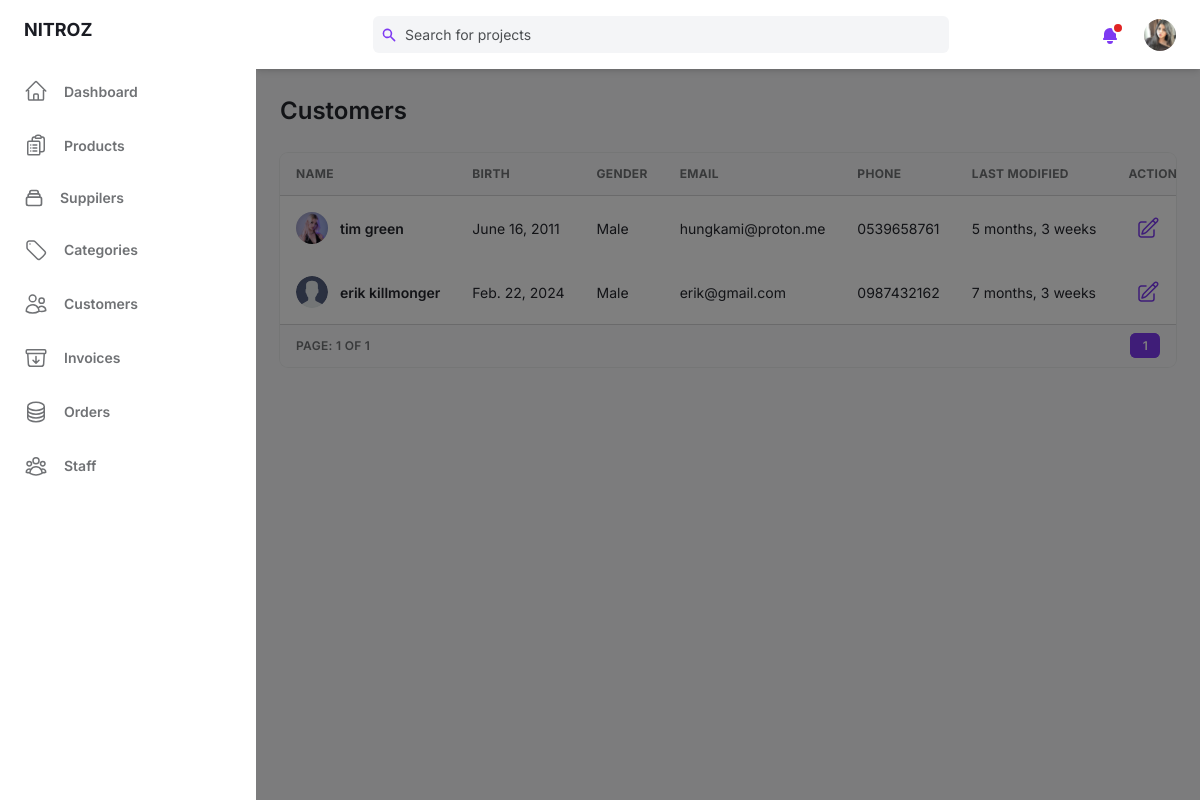
/super/customer/ (signed in), run on the app's committed database.
### base/models.py (models this page shows)
class User(AbstractUser):
    birth = models.DateField(blank=True,null=True)
    gender = models.BooleanField(default=False)
    email = models.EmailField(unique=True)
    phone = models.CharField(max_length=10,blank=True,null=True)
    avatar = models.ImageField(null=True,blank=True,upload_to='users/',default= 'users/avatar.svg')
    old_cart = models.CharField(max_length=200, blank=True, null=True)
    updated = models.DateTimeField(auto_now=True)
    created = models.DateTimeField(auto_now_add=True)
    USERNAME_FIELD = 'email'
    REQUIRED_FIELDS = []
    @property
    def ImageURL(self):
        try:
            url = self.avatar.url
        except:
            url = ''
        return url
    objects = CustomUserManager()

### base/views.py (the view)
    def wrapper(request, *args, **kwargs):
        if not request.user.is_authenticated or not request.user.is_staff:
            messages.error(request,"You are not allow to do that action!")
            return redirect('admin_login')
        return view_func(request, *args, **kwargs)

### base/context_processors.py (called while the page is built)
def cart(request):
    return {'cart': Cart(request)}

### base/views.py (called while the page is built)
def staff_required(view_func):
    def wrapper(request, *args, **kwargs):
        if not request.user.is_authenticated or not request.user.is_staff:
            messages.error(request,"You are not allow to do that action!")
            return redirect('admin_login')
        return view_func(request, *args, **kwargs)
    return wrapper

@staff_required
@login_required(login_url='/super/login/')
def customerAdmin(request):
    pageView = 'read'
    if 'q' in request.GET:
        q = request.GET['q']
        mutiple_q = Q( Q(username__icontains=q) |
                        Q(first_name__icontains=q) |
                        Q(last_name__icontains=q) |
                        Q(email__icontains=q))
        customers = User.objects.filter(mutiple_q, is_staff=False)
    else:
        customers = User.objects.filter(is_staff=False)
    page = Paginator(customers, 4)
    page_list = request.GET.get('page')
    page = page.get_page(page_list)
    context = {'customers':customers, 'page':page, 'pageView':pageView}
    return render(request, 'base/admin/customer.html',context)

### base/templates/base/admin/customer.html (shortened to what this page needs)
{% extends "admin/main.html" %}
{% block content %}
<main class="h-full pb-16 overflow-y-auto">
    <div class="container grid px-6 mx-auto">
      {% if pageView == 'read' %}
      <h2 class="my-6 text-2xl font-semibold text-gray-700 dark:text-gray-200">Customers</h2>
      {% elif pageView == 'edit' %}
      <h2 class="my-6 text-2xl font-semibold text-gray-700 dark:text-gray-200">Edit Customer</h2>
      {% endif %}
      {% if pageView == 'read' %}
      <div class="w-full overflow-hidden rounded-lg shadow-xs">
        <div class="w-full overflow-x-auto">
            <table class="w-full whitespace-no-wrap">
                <thead>
                <tr class="text-xs font-semibold tracking-wide text-left text-gray-500 uppercase border-b dark:border-gray-700 bg-gray-50 dark:text-gray-400 dark:bg-gray-800">
                    <th class="px-4 py-3">Name</th>
                    <th class="px-4 py-3">Birth</th>
                    <th class="px-4 py-3">Gender</th>
                    <th class="px-4 py-3">Email</th>
                    <th class="px-4 py-3">Phone</th>
                    <th class="px-4 py-3">Last Modified</th>
                    <th class="px-4 py-3">Actions</th>
                </tr>
                </thead>
                {% for user in page.object_list %}
                <tbody class="bg-white divide-y dark:divide-gray-700 dark:bg-gray-800">
                <tr class="text-gray-700 dark:text-gray-400">
                    <td class="px-4 py-3">
                    <div class="flex items-center text-sm">
                        <div class="relative hidden w-8 h-8 mr-3 rounded-full md:block">
                        <img
                            class="object-cover w-full h-full rounded-full"
                            src="{{user.ImageURL}}" alt="" loading="lazy"/>
                        <div class="absolute inset-0 rounded-full shadow-inner" aria-hidden="true"></div>
                        </div>
                        <div>
                        <p class="font-semibold">{{user.first_name}} {{user.last_name}}</p>
                        </div>
                    </div>
                    </td>
                    <td class="px-4 py-3 text-sm">{{user.birth}}</td>
                    {% if user.gender %}
                    <td class="px-4 py-3 text-sm">Male</td>
                    {% else %}
                    <td class="px-4 py-3 text-sm">Female</td>
                    {% endif %}
                    <td class="px-4 py-3 text-sm">{{user.email}}</td>
                    <td class="px-4 py-3 text-sm">{{user.phone}}</td>
                    <td class="px-4 py-3 text-sm">{{user.updated|timesince}}</td>
                    <td class="px-4 py-3">
                    <div class="flex items-center space-x-4 text-sm">
                        <button class="flex items-center justify-between px-2 py-2 text-sm font-medium leading-5 text-purple-600 rounded-lg dark:text-gray-400 focus:outline-none focus:shadow-outline-gray"
                        aria-label="Edit"><a href="{% url 'updateCustomer' user.id %}">
                        </a>
                        </button>
                    </div>
                    </td>
                </tr>
                </tbody>
                {% endfor %}
            </table>
        </div>
        <div
          class="grid px-4 py-3 text-xs font-semibold tracking-wide text-gray-500 uppercase border-t dark:border-gray-700 bg-gray-50 sm:grid-cols-9 dark:text-gray-400 dark:bg-gray-800"
        >
          <span class="flex items-center col-span-3">Page: {{page.number}} of {{page.paginator.num_pages}}</span>
          <span class="col-span-2"></span>
          <span class="flex col-span-4 mt-2 sm:mt-auto sm:justify-end">
            <nav aria-label="Table navigation">
              <ul class="inline-flex items-center">
                {% for num_page in page.paginator.page_range %}
                    {% if num_page == 1 or num_page == page.paginator.num_pages or num_page == page.number or num_page == page.number|add:"-1" or num_page == page.number|add:"-2" or num_page == page.number|add:"1" or num_page == page.number|add:"2" %}
                        {% if page.number == num_page %}
                        <li><a class="px-3 py-1 text-white transition-colors duration-150 bg-purple-600 border border-r-0 border-purple-600 rounded-md focus:outline-none focus:shadow-outline-purple"
                        href="{% url 'customerAdmin' %}?page={{num_page}}{% if request.GET.q %}&q={{ request.GET.q }}{% endif %}">{{num_page}}</a>
                        </li>
                        {% else %}
                        <li><a class="px-3 py-1 rounded-md focus:outline-none focus:shadow-outline-purple"
                        href="{% url 'customerAdmin' %}?page={{num_page}}{% if request.GET.q %}&q={{ request.GET.q }}{% endif %}">{{num_page}}</a>
                        </li>
                        {% endif %}
                    {% elif num_page == page.paginator.num_pages|add:"-1" or num_page == 2 %}
                        <li><span class="px-3 py-1">...</span></li>
                    {% endif %}
                {% endfor %}
              </ul>
            </nav>
          </span>
        </div>
      </div>
      {% endif %}
    </div>
</main>
{% endblock content %}

### templates/admin/nav.html (shortened to what this page needs)
{% load static %}
<header class="z-10 py-4 bg-white shadow-md dark:bg-gray-800">
  <div class="container flex items-center justify-between h-full px-6 mx-auto text-purple-600 dark:text-purple-300">
    <div class="flex justify-center flex-1 lg:mr-32" style="margin-right:10px;">
      <div
        class="relative w-full max-w-xl mr-6 focus-within:text-purple-500"
      >
        <div class="absolute inset-y-0 flex items-center pl-2">
          <svg
            class="w-4 h-4"
            aria-hidden="true"
            fill="currentColor"
            viewBox="0 0 20 20"
          >
            <path
              fill-rule="evenodd"
              d="M8 4a4 4 0 100 8 4 4 0 000-8zM2 8a6 6 0 1110.89 3.476l4.817 4.817a1 1 0 01-1.414 1.414l-4.816-4.816A6 6 0 012 8z"
              clip-rule="evenodd"
            ></path>
          </svg>
        </div>
        <form>
        <input
          class="w-full pl-8 pr-2 text-sm text-gray-700 placeholder-gray-600 bg-gray-100 border-0 rounded-md dark:placeholder-gray-500 dark:focus:shadow-outline-gray dark:focus:placeholder-gray-600 dark:bg-gray-700 dark:text-gray-200 focus:placeholder-gray-500 focus:bg-white focus:border-purple-300 focus:outline-none focus:shadow-outline-purple form-input"
          type="text"
          placeholder="Search for projects"
          aria-label="Search"
          name = "q"
        /></form>
      </div>
    </div>
    <ul class="flex items-center flex-shrink-0 space-x-6">
      <li class="relative">
        <button
          class="relative align-middle rounded-md focus:outline-none focus:shadow-outline-purple"
          @click="toggleNotificationsMenu"
          @keydown.escape="closeNotificationsMenu"
          aria-label="Notifications"
          aria-haspopup="true"
        >
          <svg
            class="w-5 h-5"
            aria-hidden="true"
            fill="currentColor"
            viewBox="0 0 20 20"
          >
            <path
              d="M10 2a6 6 0 00-6 6v3.586l-.707.707A1 1 0 004 14h12a1 1 0 00.707-1.707L16 11.586V8a6 6 0 00-6-6zM10 18a3 3 0 01-3-3h6a3 3 0 01-3 3z"
            ></path>
          </svg>
          <span
            aria-hidden="true"
            class="absolute top-0 right-0 inline-block w-3 h-3 transform translate-x-1 -translate-y-1 bg-red-600 border-2 border-white rounded-full dark:border-gray-800"
          ></span>
        </button>
      </li>
      <li class="relative">
        <button
          class="align-middle rounded-full focus:shadow-outline-purple focus:outline-none"
          @click="toggleProfileMenu"
          @keydown.escape="closeProfileMenu"
          aria-label="Account"
          aria-haspopup="true"
        >
          {% if request.user.is_authenticated %}
          <img
            class="object-cover w-8 h-8 rounded-full"
            src="{{request.user.ImageURL}}"
            alt=""
            aria-hidden="true"
          />
          {% endif %}
        </button>
      </li>
    </ul>
  </div>
</header>

### data on the page
User: user.ImageURL (picture)
User: ImageURL (picture), first_name "tim", last_name "green", birth "June 16, 2011", gender "Male", email "hungkami@proton.me", phone "0539658761", updated "5 months, 3 weeks"
User: ImageURL (placeholder picture), first_name "erik", last_name "killmonger", birth "Feb. 22, 2024", gender "Male", email "erik@gmail.com", phone "0987432162", updated "7 months, 3 weeks"

### other printed values
{{ page.number }} "1"
{{ page.paginator.num_pages }} "1"
{{ num_page }} "1"
